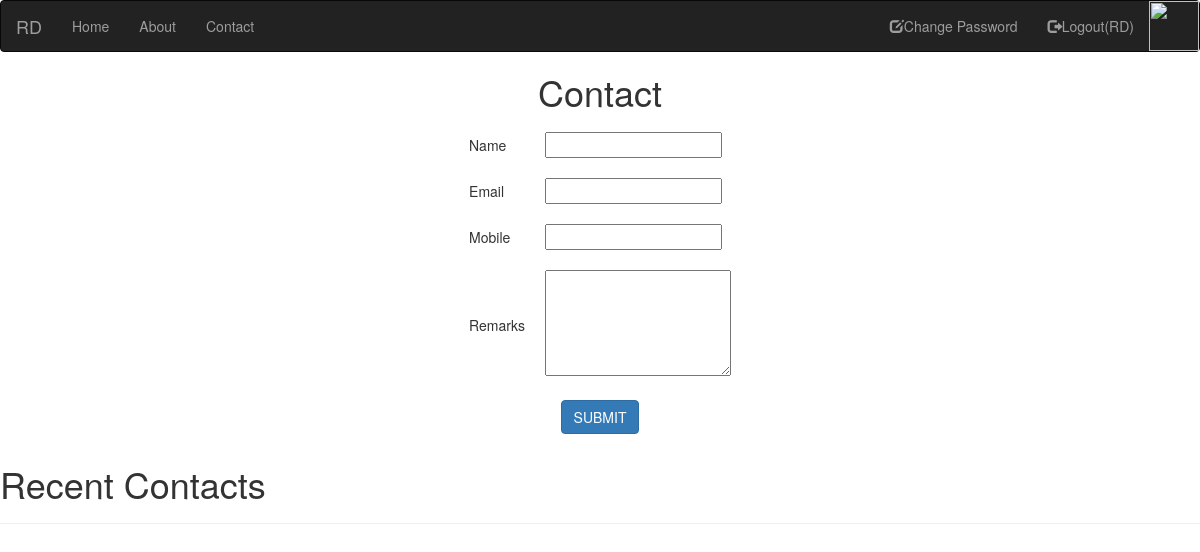
/contact/ (signed in), run on an earlier commit of the app's database.
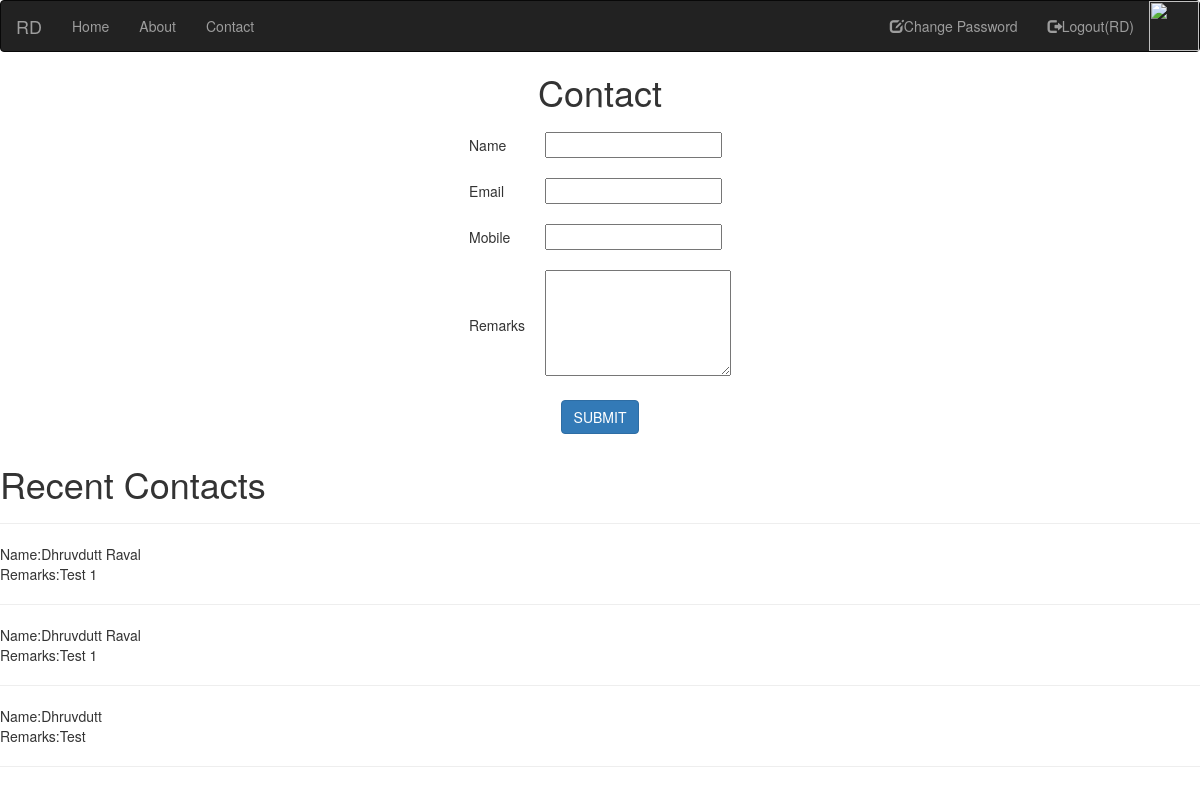
And on a later commit of the database.
### myapp/models.py (models this page shows, shortened)
class Contact(models.Model):
	name=models.CharField(max_length=100)
	email=models.CharField(max_length=100)
	mobile=models.CharField(max_length=100)
	remarks=models.TextField()

### myapp/views.py (the view)
# urls.py: path('contact/',views.contact,name='contact'),
def contact(request):
	if request.method=="POST":
		Contact.objects.create(
			name=request.POST['name'],
			email=request.POST['email'],
			mobile=request.POST['mobile'],
			remarks=request.POST['remarks']
			)
		msg="Contact Saved Successfully"
		contacts=Contact.objects.all().order_by('-id')
		return render(request,'contact.html',{'msg':msg,'contacts':contacts})
	else:
		contacts=Contact.objects.all().order_by('-id')
		return render(request,'contact.html',{'contacts':contacts})

### myapp/templates/contact.html (shortened to what this page needs)
{% extends 'header.html' %}
{% block content %}
<!DOCTYPE html>
<html>
<head>
</head>
<body>
	<center>
		<h1>Contact</h1>
		<form name="contact" method="post" action="{% url 'contact' %}">
			<table>
				<tr>
					<td>Name</td>
					<td><input type="text" name="name"></td>
				</tr>
				<tr>
					<td>Email</td>
					<td><input type="text" name="email"></td>
				</tr>
				<tr>
					<td>Mobile</td>
					<td><input type="text" name="mobile"></td>
				</tr>
				<tr>
					<td>Remarks</td>
					<td><textarea rows="5" cols="22" name="remarks"></textarea></td>
				</tr>
				<tr>
					<td colspan="2" align="center">
						<input type="submit" value="SUBMIT" class="btn btn-primary">
					</td>
				</tr>
			</table>
		</form>
	</center>
	<h1>Recent Contacts</h1>
	<hr>
	{% for i in contacts %}
		Name:{{i.name}}<br>
		Remarks:{{i.remarks}}<br><hr>
	{% endfor %}
</body>
</html>
{% endblock %}

What changed in the data, as far as the page shows it:
added Contact: name "Dhruvdutt Raval", remarks "Test 1"
added Contact: name "Dhruvdutt Raval", remarks "Test 1"
added Contact: name "Dhruvdutt", remarks "Test"
